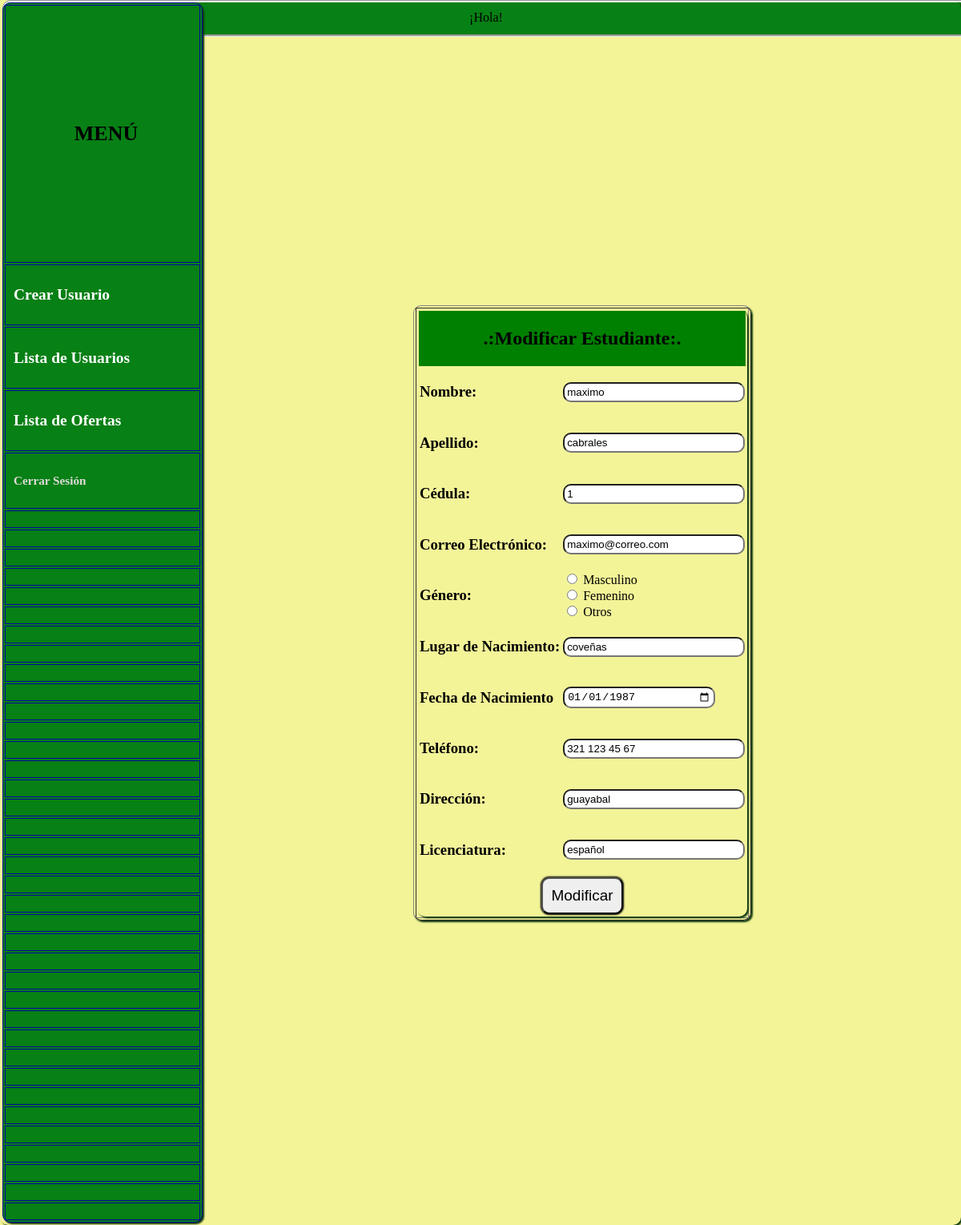
Screenshot of /admin/modificarProfesor.php?idProfesor=1&correo=maximo@correo.com with the database file from the repository.
### tables this page shows
CREATE TABLE `profesor` (
  `idProfesor` int(11) NOT NULL,
  `nombre` varchar(50) NOT NULL,
  `apellido` varchar(100) NOT NULL,
  `correo` varchar(40) NOT NULL,
  `genero` varchar(10) NOT NULL,
  `lugarNac` varchar(100) NOT NULL,
  `fechaNac` date NOT NULL,
  `telefono` varchar(15) NOT NULL,
  `direccion` varchar(100) NOT NULL,
  `licenciatura` varchar(30) NOT NULL
);

### admin/modificarProfesor.php (the view, shortened to what this page needs)
<?php
    include '../conexion.php';
?>
<!DOCTYPE html>
<html lang="es">
<head>
	<link rel="stylesheet" type="text/css" href="../css/estilos.css">
</head>
<body>
<table id="main">
	<tr><td>
		<div id="superior"> ¡Hola! <?php echo $_SESSION['nombre']; ?> <?php echo $_SESSION['apellido']; ?> </div>
		<table id="lateral" bgcolor="#007EFF" width="250px" border="1px" bordercolor="#030A9D">
			<tr >
				<td height="300px">
					<center><h1>MENÚ</h1></center>
				</td>
			</tr>
			<tr>
				<td>
					<a href="formUsuarios.php" style="text-decoration:none"> <font color="white">  <h2>Crear Usuario</h2> </font></a>
				</td>
			</tr>
			<tr>
				<td>
					<a href="listaUsuarios.php" style="text-decoration:none"> <font color="white"> <h2>Lista de Usuarios</h2> </font></a>
				</td>
			</tr>
			<tr>
				<td>
					<a href="listaOfertas.php" style="text-decoration:none"> <font color="white"> <h2>Lista de Ofertas</h2> </font></a>
				</td>
			</tr>
			<tr>
				<td>
					<a href="../index.php" style="text-decoration:none"> <font color="#E0DBDB"> <h3>Cerrar Sesión</h3></font> </a>
				</td>
			</tr>
			<tr><td></td></tr><tr><td></td></tr><tr><td></td></tr><tr><td></td></tr><tr><td></td></tr><tr><td></td></tr><tr><td></td></tr><tr><td></td></tr><tr><td></td></tr><tr><td></td></tr><tr><td></td></tr><tr><td></td></tr><tr><td></td></tr><tr><td></td></tr><tr><td></td></tr><tr><td></td></tr><tr><td></td></tr><tr><td></td></tr><tr><td></td></tr><tr><td></td></tr><tr><td></td></tr><tr><td></td></tr><tr><td></td></tr><tr><td></td></tr><tr><td></td></tr><tr><td></td></tr><tr><td></td></tr><tr><td></td></tr><tr><td></td></tr><tr><td></td></tr><tr><td></td></tr><tr><td></td></tr><tr><td></td></tr><tr><td></td></tr><tr><td></td></tr><tr><td></td></tr><tr><td></td></tr>
		</table>
	</td>
	<?php
		$idProfesor=$_GET['idProfesor'];
		$sql = "SELECT * FROM profesor WHERE idProfesor = '$idProfesor'";
		$resultado = mysqli_query($conexion, $sql);
		$datos=mysqli_fetch_array($resultado);
	?>
	<td width="100%">
<center>
	<form method="POST" action="actualizarProfesor.php">
		<table border="1">
			<tr>
				<td>
					<table >
						<tr bgcolor="green">
							<td colspan="2">
								<center> <h2> .:Modificar Estudiante:. </h2> </center>
							</td>
						</tr>
						<tr>
							<td>
								<h3> Nombre: </h3>
							</td>
							<td>
								<input type="text" name="nombre" value="<?php echo $datos['nombre'] ?>" size="25">
							</td>
						</tr>
						<tr>
							<td>
								<h3> Apellido: </h3>
							</td>
							<td>
								<input type="text" name="apellido" value="<?php echo $datos['apellido'] ?>" size="25">
							</td>
						</tr>
						<tr>
							<td>
								<h3> Cédula: </h3>
							</td>
							<td>
								<input type="text" name="cedula" size="25" value="<?php echo $datos['idProfesor'] ?>" readonly>
							</td>
						</tr>
						<tr>
							<td>
								<h3> Correo Electrónico: </h3>
							</td>
							<td>
								<input type="email" name="correo" size="25" value="<?php echo $datos['correo'] ?>" required>
							</td>
						</tr>
						<tr>
							<td>
								<h3> Género: </h3>
							</td>
							<td>
								<input type="radio" name="genero" value="Masculino"> Masculino
								<br>
								<input type="radio" name="genero" value="Femenino"> Femenino
								<br>
								<input type="radio" name="genero" value="Otro"> Otros
							</td>
						</tr>
						<tr>
							<td>
								<h3> Lugar de Nacimiento: </h3>
							</td>
							<td>
								<input type="text" name="lugarNac" size="25" value="<?php echo $datos['lugarNac'] ?>">
							</td>
						</tr>
						<tr>
							<td>
								<h3> Fecha de Nacimiento </h3>
							</td>
							<td>
								<input type="date" name="fechaNac" style="width:180px" value="<?php echo $datos['fechaNac'] ?>">
							</td>
						</tr>
						<tr>
							<td>
								<h3> Teléfono: </h3>
							</td>
							<td>
								<input type="text" name="telefono" size="25" value="<?php echo $datos['telefono'] ?>">
							</td>
						</tr>
						<tr>
							<td>
								<h3> Dirección: </h3>
							</td>
							<td>
								<input type="text" name="direccion" size="25" value="<?php echo $datos['direccion'] ?>">
							</td>
						</tr>
						<tr>
							<td>
								<h3> Licenciatura: </h3>
							</td>
							<td>
								<input type="text" name="licenciatura" size="25" value="<?php echo $datos['licenciatura'] ?>">
							</td>
						</tr>
						<tr>
							<td colspan="2">
								<center><input type="submit" style="font-size: 19px" value="Modificar"></center>
							</td>
						</tr>
					</table>
				</td>
			</tr>
		</table>
	</form>
</center>
	</td>
	</tr>
</table>
</body>
</html>

### css/estilos.css (style rules this page uses)
a:link { text-decoration: none; }
a { text-decoration: none; }
body { background-color: #F3F498; }
input { border-radius: 10px; padding: 3px; }
input[type=submit] { padding: 10px; font-family: helvetica; box-shadow: 0px 0px 2px 1px black; border-radius: 10px; }
table { border-radius: 10px; box-shadow: 2px 2px 2px 0px #0F370E; }
td { font-family: verdana; }
table#main { position: absolute; left: 0px; top: 0px; margin: 0px; padding: 0px; }
div#superior { text-align: center; background-color: #078015; height: 20px; padding: 10px; width: 98.5%; top: 0px; left: 3px; z-index: -1; position: absolute; font-family: verdana; border-radius: 10px; border-style: groove; }
table#lateral { position: ; top: 0px; left: 0px; background-color: #078015; border-radius: 10px; }
table#lateral td { padding-left: 10px; padding-bottom: 10px; padding-top: 10px; font-size: 13px; }

### rows the page displays
profesor: nombre "maximo", apellido "cabrales", cedula "1", correo "maximo@correo.com", lugarNac "coveñas", fechaNac "01/01/1987", telefono "321 123 45 67", direccion "guayabal", licenciatura "español"
